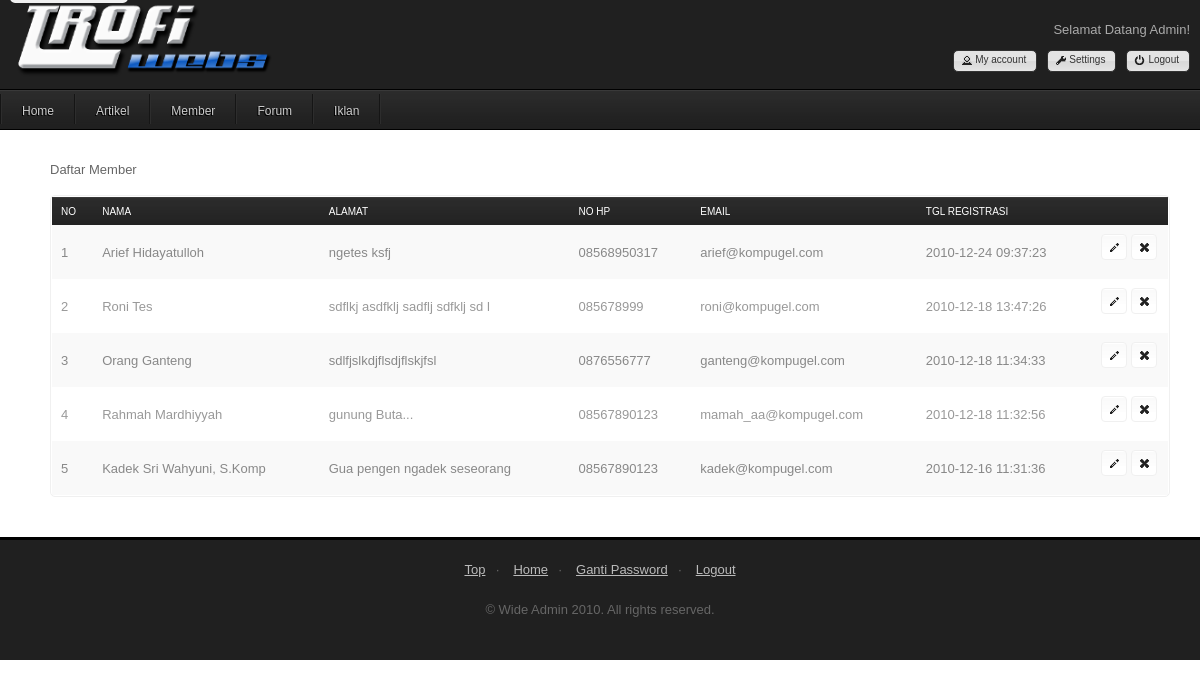
Page /admin/user.php (signed in) on the committed database.
### tables this page shows
CREATE TABLE IF NOT EXISTS `member` (
  `id` int(11) NOT NULL AUTO_INCREMENT,
  `nama` varchar(50) NOT NULL,
  `alamat` tinytext NOT NULL,
  `no_hp` varchar(15) NOT NULL,
  `email` varchar(100) NOT NULL,
  `tgl_registrasi` timestamp NOT NULL DEFAULT CURRENT_TIMESTAMP,
  `password` varchar(32) NOT NULL,
  PRIMARY KEY (`id`)
);

### admin/fungsi.php (called while the page is built, shortened)
<?php
function get_semua_user($halaman, $jumlah=30){
    $mulai = $halaman * $jumlah;
    $queri = mysql_query("SELECT * FROM member order by id desc limit $mulai,$jumlah");
    while ($q = mysql_fetch_array($queri)){
        $data[] = $q;
    }
    return $data;
}

### admin/user.php (the view, shortened to what this page needs)
<?php
require 'fungsi.php';
require "header.php"
        ?>
<div id="tabs-2">
    <p>Daftar Member</p>
    <table class="fullwidth" cellpadding="0" cellspacing="0" border="0">
        <thead>
            <tr>
                <td>No</td>
                <td>Nama</td>
                <td>Alamat</td>
                <td>No Hp</td>
                <td>Email</td>
                <td>Tgl Registrasi</td>
                <td width="50px" style="width: 50px"></td>
            </tr>
        </thead>
        <tbody>
            <?php
            $artikel = get_semua_user(0);
            $i=1;
            foreach ($artikel as $a) {?>
            <tr id="row<?php echo $a['id']?>" class="<?php if($i%2==0) echo 'even'; else echo 'odd';?>">
                <td><?php echo $i?></td>
                <td><?php echo $a['nama']?></td>
                <td><?php echo $a['alamat']?></td>
                <td><?php echo $a['no_hp']?></td>
                <td><?php echo $a['email']?></td>
                <td><?php echo $a['tgl_registrasi']?></td>
                <td width="60px">
                    <ul class="ui-widget ui-helper-clearfix" id="icons">
                    <li title="Edit" class="ui-state-default ui-corner-all">
                        <span class="ui-icon ui-icon-pencil" onclick="edit(<?php echo $a['id']?>)">&nbsp;</span>
                    </li>
                    <li title="Hapus" class="ui-state-default ui-corner-all">
                        <span class="ui-icon ui-icon-closethick" onclick="hapus(<?php echo $a['id']?>)"></span>
                    </li>
                    </ul>
                </td>
            </tr>
                <td><?php echo $i++?></td>
            <?php }?>
        </tbody>
    </table>
</div>
<?php require "footer.php"?>

### admin/index_files/core0000.css (style rules this page uses)
* { margin:0; padding:0; }
body { font-family: Tahoma, Verdana, Arial, sans-serif; font-size:62.5%; position:relative; }
ul { list-style-type:none; }
p { font-size:13px; line-height:20px; margin-bottom:15px; }
table.fullwidth { width:100%; clear:both; font-size:13px; padding:1px; margin-bottom:10px; }
table.fullwidth thead, table.normal thead { height:28px; text-transform:uppercase; font-size:10px; }
table.fullwidth td, table.normal td { padding:7px 9px; margin:1px 0; }

### admin/index_files/skin_cle.css (style rules this page uses)
body { background:#fff url('repgray2.png') 0 0 repeat-x; }
p { color:#666; }
table.fullwidth, table.normal { border:1px solid #f0f0f0; }
table.fullwidth thead, table.normal thead { background:#1c1c1c url('rep10000.png') 0 0 repeat-x; color:#fff; }
table.fullwidth thead tr, table.normal thead tr { color:#fff; }
table.fullwidth tr, table.normal tr { color:#999; cursor:pointer; }
table.fullwidth tr.odd, table.normal tr.odd { background:#f9f9f9; color:#888; }
.ui-helper-clearfix:after { content: "."; display: block; height: 0; clear: both; visibility: hidden; }
.ui-helper-clearfix { display: inline-block; }
.ui-helper-clearfix { display:block; }
.ui-icon { display: block; text-indent: -99999px; overflow: hidden; background-repeat: no-repeat; }
.ui-widget { font-size: 1.1em; }
.ui-state-default, .ui-widget-content .ui-state-default { border: 1px solid #f0f0f0; background:#ffffff url('input000.png') 0 0 repeat-x; font-weight: normal; color: #555; outline: none; }
.ui-icon { width: 16px; height: 16px; background-image: url(icons_wh.png); }
.ui-state-default .ui-icon { background-image: url(icons_bl.png); }
.ui-icon-pencil { background-position: -64px -112px; }
.ui-icon-closethick { background-position: -96px -128px; }
.ui-corner-all { -moz-border-radius: 4px; -webkit-border-radius: 4px; }

### admin/index_files/plugins0.css (style rules this page uses)
ul#icons { margin: 0 0 10px; padding: 0; }
ul#icons li { margin: 2px; position: relative; padding: 4px 0; cursor: pointer; float: left; list-style: none; }
ul#icons span.ui-icon { float: left; margin: 0 4px; }

### admin/index_files/css30000.css (style rules this page uses)
fieldset, input, textarea, select, a.button, .meta ul li a, ul.nav li li a:hover, p.main input, input.login, table, .message, #easyTooltip, div.wysiwyg { -moz-border-radius: 5px; -webkit-border-radius: 5px; }

### rows in the picture
member: nama "Arief Hidayatulloh", alamat "ngetes ksfj", no_hp "08568950317", email "arief@kompugel.com", tgl_registrasi "2010-12-24 09:37:23"
member: nama "Roni Tes", alamat "sdflkj asdfklj sadflj sdfklj sd l", no_hp "085678999", email "roni@kompugel.com", tgl_registrasi "2010-12-18 13:47:26"
member: nama "Orang Ganteng", alamat "sdlfjslkdjflsdjflskjfsl", no_hp "0876556777", email "ganteng@kompugel.com", tgl_registrasi "2010-12-18 11:34:33"
member: nama "Rahmah Mardhiyyah", alamat "gunung Buta...", no_hp "08567890123", email "mamah_aa@kompugel.com", tgl_registrasi "2010-12-18 11:32:56"
member: nama "Kadek Sri Wahyuni, S.Komp", alamat "Gua pengen ngadek seseorang", no_hp "08567890123", email "kadek@kompugel.com", tgl_registrasi "2010-12-16 11:31:36"
